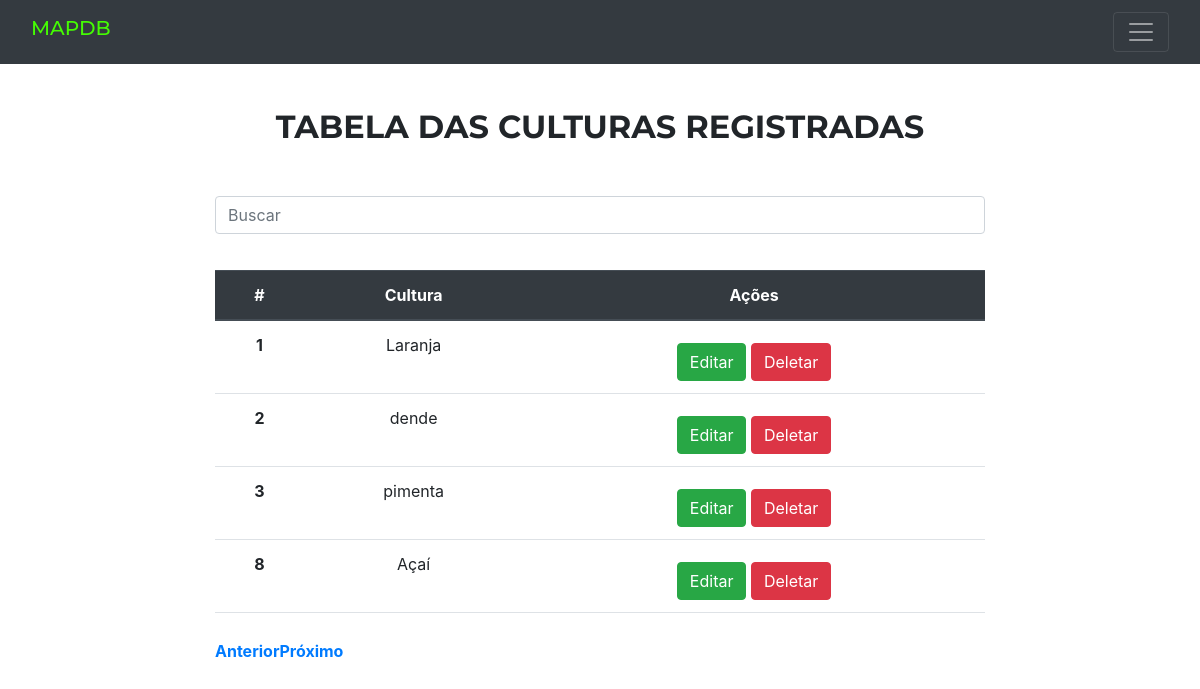
Screenshot of /index_cultura/ (signed in) with the database file from the repository.
### app/models.py (models this page shows, shortened)
class Culturas(models.Model):
    TipoCultura = models.CharField(max_length=40)

### app/views.py (the view)
# urls.py: path('index_cultura/', index_cultura, name='index_cultura'),
def index_cultura(request):
    search = request.GET.get('search')
    if search:
        cultura = Culturas.objects.filter(TipoCultura__icontains=search)
    else:
        cultura = Culturas.objects.all()
    return render(request, 'index_cultura.html', {'cultura': cultura})

### Templates/index_cultura.html (shortened to what this page needs)
{% extends 'menu.html' %}
{% load static %}
{% block body%}
<!DOCTYPE html>
<html lang="pt-br">
<head>
    <link rel="stylesheet" href="{% static 'css/indexcult.css' %}">
    <link rel="stylesheet" href="https://cdn.jsdelivr.net/npm/bootstrap@4.6.2/dist/css/bootstrap.min.css">
</head>
<body>
{% if request.user.is_authenticated %}
    <div class = "col-8 m-auto pt-2 pb-2 text-center">
        <h2 class="topo">TABELA DAS CULTURAS REGISTRADAS</h2>
        <form method = "get">
            <input type="text" id="search" name="search" class="form-control" placeholder="Buscar">
        </form>
    </div>
    <div class = "col-8 m-auto pt-2 pb-2 text-center">
    <table class="table" id="myTable">
            <thead class="thead-dark">
                  <tr class="table-dark">
                    <th scope="col">#</th>
                    <th scope="col">Cultura</th>
                    <th scope="col">Ações</th>
                  </tr>
            </thead>
            <tbody>
                {% for dbs in cultura %}
            <tr>
                <th scope="row">{{ dbs.id }}</th>
                <td>{{ dbs.TipoCultura }}</td>
                <td>
                       <a href="{% url 'update_cultura' dbs.id %}" class="btn btn-success"> Editar </a>
                       <a href="{% url 'delete_cultura' dbs.id %}" class="btn btn-danger" onclick="return confirm('Deseja mesmo apagar este item?')"> Deletar </a>
                    </td>
                  </tr>
                {%endfor%}
          </tbody>
        </table>
        <div class="pagination">
            <a href="javascript:void(0);" class="prev" disabled>Anterior</a>
            <a href="javascript:void(0);" class="next">Próximo</a>
        </div>
    </div>
{% else %}
<h2> Área proibida! </h2>
<a href="/login"> Clique aqui para fazer login</a>
{% endif %}
</body>
</html>
{% endblock %}

### static/css/menu.css (style rules this page uses)
body { background: #e4e4e4ce; margin-bottom: 60px; }
h2 { font-size: 24px; text-align: center; margin-top: 20px; }
a { color: #0066cc; text-decoration: none; font-weight: bold; display: block; text-align: center; margin-top: 10px; }

### static/css/indexcult.css (style rules this page uses)
body { margin: 0; border: 0; padding: 0; min-height: 120vh; min-width: 100vw; align-items: center; justify-content: center; font-family: "Montserrat", -apple-system, BlinkMacSystemFont, "Segoe UI", Roboto, "Helvetica Neue", Arial, sans-serif, "Apple Color Emoji", "Segoe UI Emoji", "Segoe UI Symbol", "Noto Color Emoji"; }
.topo { margin-top: 100px; position: relative; align-items: center; justify-content: center; font-weight: bold; margin-bottom: 1rem; font-family: "Montserrat", -apple-system, BlinkMacSystemFont, "Segoe UI", Roboto, "Helvetica Neue", Arial, sans-serif, "Apple Color Emoji", "Segoe UI Emoji", "Segoe UI Symbol", "Noto Color Emoji"; }
table { margin-top: 20px; }
.form-control { margin-top: 50px; }

### rows the page displays
Culturas: id "1", TipoCultura "Laranja"
Culturas: id "2", TipoCultura "dende"
Culturas: id "3", TipoCultura "pimenta"
Culturas: id "8", TipoCultura "Açaí"
